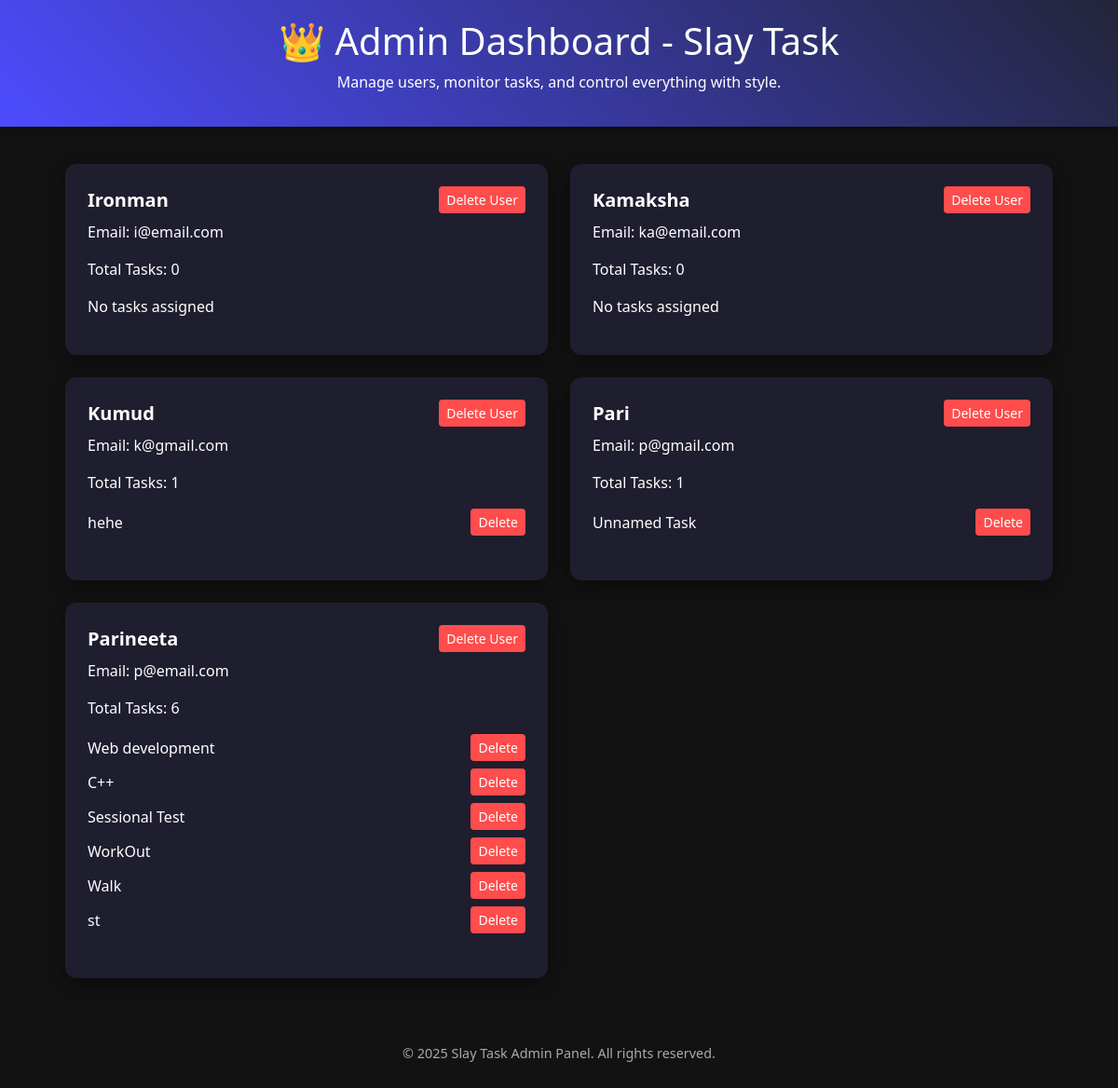
Page /admin-dashboard/ (signed in) on the committed database.
### beforelogin/models.py (models this page shows, shortened)
class Task(models.Model):
    name = models.CharField(max_length=100, default="Unnamed Task")
    age = models.IntegerField(default=18)
    description = models.TextField()
    created_at = models.DateTimeField(default=timezone.now)
    updated_at = models.DateTimeField(auto_now=True)
    due_date = models.DateTimeField(default=timezone.now)
    status = models.CharField(max_length=50, null=True, blank=True)  # Add the field
    user = models.ForeignKey(User, on_delete=models.CASCADE, related_name="tasks")
    is_completed = models.BooleanField(default=False)

### beforelogin/views.py (the view)
# urls.py: path('admin-dashboard/', views.admin_dashboard, name='admin_dashboard'),
@login_required
@user_passes_test(lambda u: u.is_superuser)
def admin_dashboard(request):
    users = User.objects.annotate(task_count=Count('tasks'))
    total_users = users.count()
    total_tasks = Task.objects.count()
    context = {
        'users': users,
        'total_users': total_users,
        'total_tasks': total_tasks,
    }
    return render(request, 'admin_dashboard.html', context)

### beforelogin/templates/admin_dashboard.html (shortened to what this page needs)
<!DOCTYPE html>
{% load static %}
<html lang="en">
<head>
  <link rel="stylesheet" href="https://cdn.jsdelivr.net/npm/bootstrap@5.3.0/dist/css/bootstrap.min.css" />
  <link href="https://unpkg.com/aos@2.3.1/dist/aos.css" rel="stylesheet" />
</head>
<body>
  <header class="admin-header" data-aos="fade-down">
    <h1>👑 Admin Dashboard - Slay Task</h1>
    <p>Manage users, monitor tasks, and control everything with style.</p>
  </header>
  <div class="admin-section container">
    <div class="row g-4">
      {% for user in users %}
        <div class="col-md-6" data-aos="zoom-in">
          <div class="card p-4">
            <div class="d-flex justify-content-between align-items-center mb-2">
              <h5>{{ user.username }}</h5>
              <form action="{% url 'delete_user' user.id %}" method="post" onsubmit="return confirm('Are you sure you want to delete this user?');">
                <button class="btn btn-sm btn-danger">Delete User</button>
              </form>
            </div>
            <p>Email: {{ user.email }}</p>
            <p>Total Tasks: {{ user.tasks.count }}</p>
            <ul class="list-unstyled">
              {% for task in user.tasks.all %}
                <li class="task-item">
                  <span>{{ task.name }}</span>
                  <form action="{% url 'delete_task' task.id %}" method="post" style="display:inline;">
                    <button class="btn btn-sm btn-danger">Delete</button>
                  </form>
                </li>
              {% empty %}
                <li>No tasks assigned</li>
              {% endfor %}
            </ul>
          </div>
        </div>
      {% endfor %}
    </div>
  </div>
  <div class="footer" data-aos="fade-up">
    &copy; 2025 Slay Task Admin Panel. All rights reserved.
  </div>
</body>
</html>

### beforelogin/templates/admin_dashboard.html (style rules this page uses)
body { font-family: 'Segoe UI', sans-serif; background-color: #121212; color: #ffffff; }
.admin-header { background: linear-gradient(45deg, #4c4cff, #23253a); padding: 20px; color: white; text-align: center; box-shadow: 0 4px 10px rgba(0, 0, 0, 0.3); }
.admin-section { padding: 40px; }
.card { background-color: #1e1e2f; color: white; border: none; border-radius: 12px; box-shadow: 0 6px 20px rgba(0, 0, 0, 0.4); }
.card h5 { font-weight: bold; margin-bottom: 0; }
.btn-danger { background-color: #ff4c4c; border: none; }
.footer { text-align: center; padding: 30px; color: #aaa; font-size: 0.9em; }
.task-item { display: flex; justify-content: space-between; align-items: center; margin-bottom: 8px; }

### rows in the picture
Task: name "hehe"
Task: name "Unnamed Task"
Task: name "Web development"
Task: name "C++"
Task: name "Sessional Test"
Task: name "WorkOut"
Task: name "Walk"
Task: name "st"

### other values in the picture
{{ user.username }} "Ironman"
{{ user.email }} "i@email.com"
{{ user.tasks.count }} "0"
{{ user.username }} "Kamaksha"
{{ user.email }} "ka@email.com"
{{ user.username }} "Kumud"
{{ user.email }} "k@gmail.com"
{{ user.tasks.count }} "1"
{{ user.username }} "Pari"
{{ user.email }} "p@gmail.com"
{{ user.username }} "Parineeta"
{{ user.email }} "p@email.com"
{{ user.tasks.count }} "6"
